Frame 1 (no input): blank canvas, image omitted
Frame 60 (the mouse pressed at the canvas centre just before this capture): blank canvas, image omitted
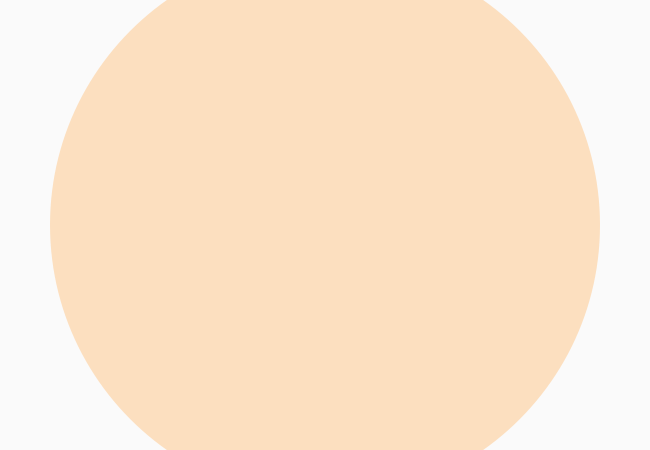
Frame 120 (the mouse held since frame 60 and released just before this capture)

The Processing sketch whose frames 1 and 60 were blank and that drew this single picture after the mouse press (run headless with seeded random() and noise(); from frame 60 on, the mouse is pressed at the canvas centre):

// Processing sketch: processing_9342
// ── processing_9342.pde

void setup()
{
  size(650, 450);
  background(250);
  smooth();
  noStroke();
}

void draw() 
{
    variableEllipse(mouseX, mouseY, pmouseX, pmouseY);
}

void variableEllipse(int x, int y, int px, int py) 
{
  float speed = abs(x-px) + abs(y-py);
  fill(speed, 180,100,100 );
  ellipse(x, y, speed, speed);
}
